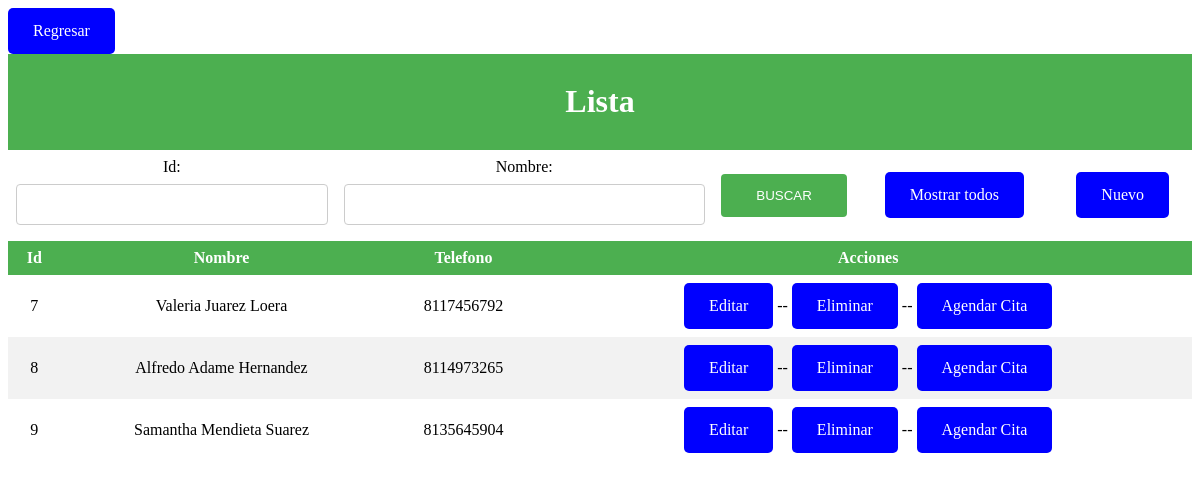
Page /index_paciente.php on the committed database.
### tables this page shows
CREATE TABLE `paciente` (
  `id_paciente` int NOT NULL,
  `nombre_paciente` varchar(50) NOT NULL,
  `apellido_paterno` varchar(50) NOT NULL,
  `apellido_materno` varchar(50) NOT NULL,
  `colonia_paciente` varchar(50) NOT NULL,
  `calle_paciente` varchar(50) NOT NULL,
  `telefono_paciente` varchar(50) NOT NULL,
  `fecha_nac` date NOT NULL,
  `sexo` varchar(1) NOT NULL,
  `id_sucursal` int NOT NULL
);

### index_paciente.php (the view, shortened to what this page needs)
<?php
include("conexion.php");
?>
<!DOCTYPE html>
<html lang="en">
<head>
    <link rel="stylesheet" href="estilos.css">
</head>
<body>
    <form action="<?= $_SERVER['PHP_SELF'] ?>" method="post">
        <table>
            <tr><a href="index.php">Regresar</a></tr>
            <tr>
                <th colspan="5">
                    <h1>Lista</h1>
                </th>
            </tr>
            <tr>
                <td>
                    <label for="">Id:</label>
                    <input type="text" name='Id_paciente'>
                </td>
                <td>
                    <label for="">Nombre:</label>
                    <input type="text" name='nombre'>
                </td>
                <td>
                    <input type="submit" name="enviar" value="BUSCAR">
                </td>
                <td>
                    <a href="index_paciente.php">Mostrar todos</a>
                </td>
                <td><a href="agregar_pac.php">Nuevo</a></td>
            </tr>
        </table>
    </form>
    <table>
        <thead>
            <tr>
                <th>Id</th>
                <th>Nombre</th>
                <th>Telefono</th>
                <th>Acciones</th>
            </tr>
        </thead>
        <tbody>
            <?php
            if (isset($_POST['enviar'])) {
                $Id_paciente = $_POST['Id_paciente'];
                $nombre = $_POST['nombre'];
                if (empty($_POST['Id_paciente']) && empty($_POST['nombre'])) {
                    echo "<script languaje = 'Javascript'>
                alert('Ingresa el nombre o el apellido');
                location.assign('index.php');
                </script>
                ";
                } else {
                    if (empty($_POST['nombre'])) {
                        $sql = "SELECT Id_paciente, CONCAT(nombre_paciente,' ', Apellido_paterno, ' ',Apellido_materno) Paciente, Telefono_paciente FROM paciente  where Id_paciente =" . $Id_paciente;
                    }
                    if (empty($_POST['Id_paciente'])) {
                        $sql = "SELECT Id_paciente, CONCAT(nombre_paciente,' ', Apellido_paterno, ' ',Apellido_materno) Paciente, Telefono_paciente FROM paciente  where nombre_paciente like '%" . $nombre . "%'";
                    }
                    if (!empty($_POST['Id_paciente']) && !empty($_POST['nombre'])) {
                        $sql = "SELECT Id_paciente, CONCAT(nombre_paciente,' ', Apellido_paterno, ' ',Apellido_materno) Paciente, Telefono_paciente FROM paciente where Id_paciente =" . $Id_paciente . " and nombre_paciente like '%" . $nombre . "%'";
                    }
                }
                $resultado = mysqli_query($conexion, $sql);
                while ($filas = mysqli_fetch_assoc($resultado)) {
            ?>
            <tr>
                <td>
                    <?php echo $filas['Id_paciente'] ?>
                </td>
                <td>
                    <?php echo $filas['Paciente'] ?>
                </td>
                <td>
                    <?php echo $filas['Telefono_paciente'] ?>
                </td>
                <td>
                    <?php echo "<a href='/paciente/editar_pac.php?Id_paciente=" . $filas['Id_paciente'] . "'>Editar</a>"; ?>
                    --
                    <?php echo "<a href='eliminar_pac.php?Id_paciente=" . $filas['Id_paciente'] . "'>Eliminar</a>"; ?>
                </td>
            </tr>
            <?php
                }
            } else {
                $sql = "SELECT Id_paciente, CONCAT(nombre_paciente,' ', Apellido_paterno, ' ',Apellido_materno) Paciente,
                 Telefono_paciente FROM paciente;";
                $resultado = mysqli_query($conexion, $sql);
                while ($filas = mysqli_fetch_assoc($resultado)) {
            ?>
            <tr>
                <td>
                    <?php echo $filas['Id_paciente'] ?>
                </td>
                <td>
                    <?php echo $filas['Paciente'] ?>
                </td>
                <td>
                    <?php echo $filas['Telefono_paciente'] ?>
                </td>
                <td>
                    <?php echo "<a href=editar_pac.php?Id_paciente=" . $filas['Id_paciente'] . "'>Editar</a>"; ?>
                    --
                    <?php echo "<a href='eliminar_pac.php?Id_paciente=" . $filas['Id_paciente'] . "'>Eliminar</a>"; ?>
                    --
                    <?php echo "<a href='agregar_citas.php?Id_paciente=" . $filas['Id_paciente'] . "'>Agendar Cita</a>"; ?>
                </td>
            </tr>
            <?php
                }
            }
            ?>
        </tbody>
    </table>
</body>
</html>

### estilos.css (style rules this page uses)
table { border-collapse: collapse; width: 100%; }
th,td { text-align: center; padding: 8px; }
tr:nth-child(even) { background-color: #f2f2f2 }
th { background-color: #4CAF50; color: white; }
a:link, a:visited { background-color: blue; color: white; padding: 14px 25px; text-align: center; text-decoration: none; display: inline-block; border-radius: 5px; }
h1,h2,h3,h4 { text-align: center; }
* { margin: o; padding: 0; box-sizing: border-box; }
input[type=text], input[type=tel], select { width: 100%; padding: 12px 20px; margin: 8px 0; display: inline-block; border: 1px solid #ccc; border-radius: 4px; box-sizing: border-box; }
input[type=submit] { width: 100%; background-color: #4CAF50; color: white; padding: 14px 20px; margin: 8px 0; border: none; border-radius: 4px; cursor: pointer; }

### rows in the picture
paciente: id_paciente "7", Paciente "Valeria Juarez Loera", telefono_paciente "8117456792"
paciente: id_paciente "8", Paciente "Alfredo Adame Hernandez", telefono_paciente "8114973265"
paciente: id_paciente "9", Paciente "Samantha Mendieta Suarez", telefono_paciente "8135645904"
